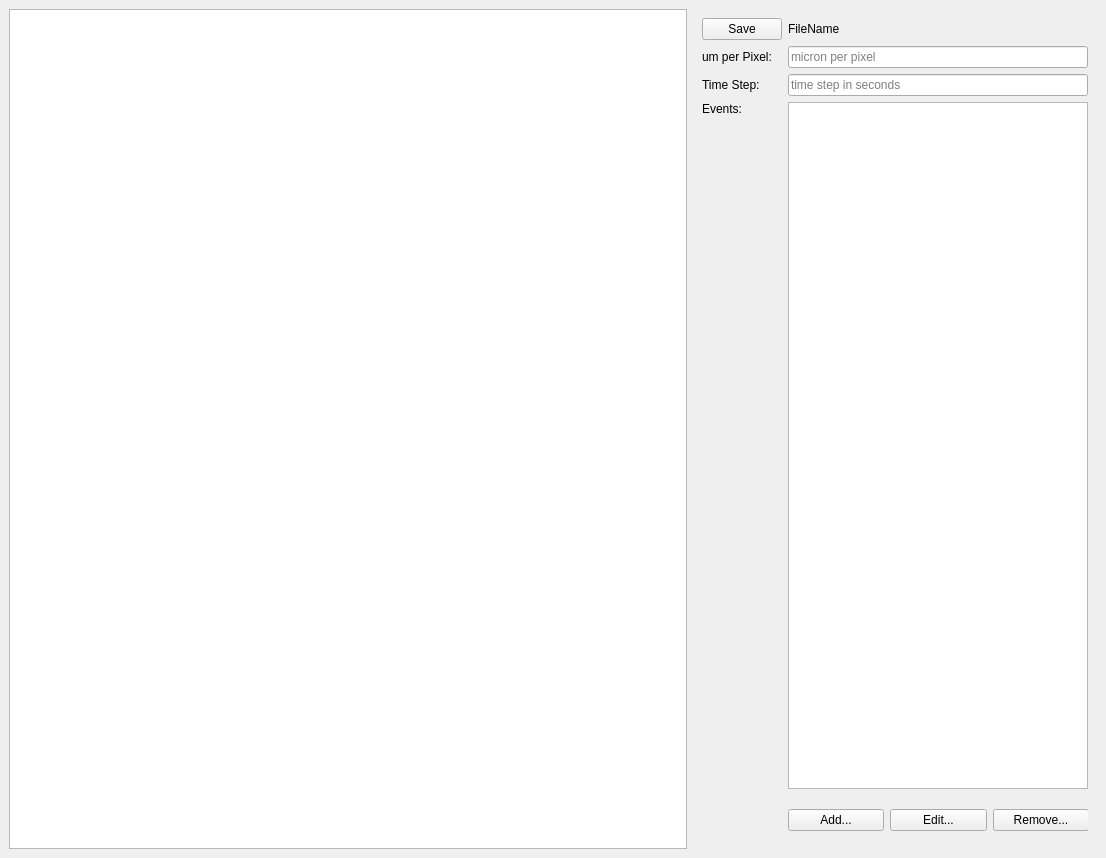
<?xml version="1.0" encoding="UTF-8"?>
<ui version="4.0">
 <class>mainWindow</class>
 <widget class="QMainWindow" name="mainWindow">
  <property name="geometry">
   <rect>
    <x>0</x>
    <y>0</y>
    <width>1106</width>
    <height>858</height>
   </rect>
  </property>
  <property name="windowTitle">
   <string>Metadata Editor</string>
  </property>
  <widget class="QWidget" name="horizontalLayoutWidget">
   <property name="sizePolicy">
    <sizepolicy hsizetype="Preferred" vsizetype="Preferred">
     <horstretch>0</horstretch>
     <verstretch>1</verstretch>
    </sizepolicy>
   </property>
   <layout class="QHBoxLayout" name="mainLayout" stretch="1,0">
    <item>
     <widget class="QTreeView" name="filesView">
      <property name="sizePolicy">
       <sizepolicy hsizetype="MinimumExpanding" vsizetype="MinimumExpanding">
        <horstretch>0</horstretch>
        <verstretch>0</verstretch>
       </sizepolicy>
      </property>
      <property name="minimumSize">
       <size>
        <width>100</width>
        <height>100</height>
       </size>
      </property>
     </widget>
    </item>
    <item>
     <widget class="QWidget" name="widgetPanel" native="true">
      <property name="sizePolicy">
       <sizepolicy hsizetype="Preferred" vsizetype="Preferred">
        <horstretch>0</horstretch>
        <verstretch>0</verstretch>
       </sizepolicy>
      </property>
      <property name="minimumSize">
       <size>
        <width>0</width>
        <height>0</height>
       </size>
      </property>
      <property name="styleSheet">
       <string notr="true"/>
      </property>
      <layout class="QGridLayout" name="gridLayout" rowstretch="0,0,1,0" columnstretch="0,1">
       <item row="1" column="0">
        <widget class="QLabel" name="lblUmPerPixel">
         <property name="text">
          <string>um per Pixel:</string>
         </property>
        </widget>
       </item>
       <item row="1" column="1">
        <widget class="QLineEdit" name="edUmPerPixel">
         <property name="maximumSize">
          <size>
           <width>300</width>
           <height>16777215</height>
          </size>
         </property>
         <property name="placeholderText">
          <string>micron per pixel</string>
         </property>
        </widget>
       </item>
       <item row="2" column="0">
        <widget class="QLabel" name="lblTimeStep">
         <property name="text">
          <string>Time Step:</string>
         </property>
        </widget>
       </item>
       <item row="2" column="1">
        <widget class="QLineEdit" name="edTimeStep">
         <property name="maximumSize">
          <size>
           <width>300</width>
           <height>16777215</height>
          </size>
         </property>
         <property name="placeholderText">
          <string>time step in seconds</string>
         </property>
        </widget>
       </item>
       <item row="3" column="0">
        <widget class="QLabel" name="lblEvents">
         <property name="text">
          <string>Events:</string>
         </property>
         <property name="alignment">
          <set>Qt::AlignLeading|Qt::AlignLeft|Qt::AlignTop</set>
         </property>
        </widget>
       </item>
       <item row="3" column="1">
        <widget class="QWidget" name="eventsWidget" native="true">
         <property name="sizePolicy">
          <sizepolicy hsizetype="Expanding" vsizetype="Expanding">
           <horstretch>1</horstretch>
           <verstretch>1</verstretch>
          </sizepolicy>
         </property>
         <property name="minimumSize">
          <size>
           <width>300</width>
           <height>300</height>
          </size>
         </property>
         <property name="autoFillBackground">
          <bool>false</bool>
         </property>
         <property name="styleSheet">
          <string notr="true"/>
         </property>
         <layout class="QVBoxLayout" name="eventsLayout" stretch="1,0">
          <property name="leftMargin">
           <number>0</number>
          </property>
          <property name="topMargin">
           <number>0</number>
          </property>
          <property name="rightMargin">
           <number>0</number>
          </property>
          <property name="bottomMargin">
           <number>0</number>
          </property>
          <item>
           <widget class="QListView" name="lstEvents">
            <property name="sizePolicy">
             <sizepolicy hsizetype="MinimumExpanding" vsizetype="MinimumExpanding">
              <horstretch>0</horstretch>
              <verstretch>1</verstretch>
             </sizepolicy>
            </property>
            <property name="minimumSize">
             <size>
              <width>300</width>
              <height>100</height>
             </size>
            </property>
           </widget>
          </item>
          <item>
           <widget class="QWidget" name="widgetEventsButtons" native="true">
            <property name="sizePolicy">
             <sizepolicy hsizetype="MinimumExpanding" vsizetype="Preferred">
              <horstretch>0</horstretch>
              <verstretch>0</verstretch>
             </sizepolicy>
            </property>
            <property name="minimumSize">
             <size>
              <width>300</width>
              <height>45</height>
             </size>
            </property>
            <widget class="QWidget" name="horizontalLayoutWidget_2">
             <property name="geometry">
              <rect>
               <x>0</x>
               <y>0</y>
               <width>301</width>
               <height>51</height>
              </rect>
             </property>
             <layout class="QHBoxLayout" name="buttonLayout">
              <item>
               <widget class="QPushButton" name="btnAdd">
                <property name="text">
                 <string>Add...</string>
                </property>
               </widget>
              </item>
              <item>
               <widget class="QPushButton" name="btnEdit">
                <property name="text">
                 <string>Edit...</string>
                </property>
               </widget>
              </item>
              <item>
               <widget class="QPushButton" name="btnRemove">
                <property name="text">
                 <string>Remove...</string>
                </property>
               </widget>
              </item>
             </layout>
            </widget>
           </widget>
          </item>
         </layout>
        </widget>
       </item>
       <item row="0" column="1">
        <widget class="QLabel" name="lblFileName">
         <property name="text">
          <string>FileName</string>
         </property>
        </widget>
       </item>
       <item row="0" column="0">
        <widget class="QPushButton" name="btnSave">
         <property name="text">
          <string>Save</string>
         </property>
        </widget>
       </item>
      </layout>
     </widget>
    </item>
   </layout>
  </widget>
 </widget>
 <resources/>
 <connections/>
</ui>
